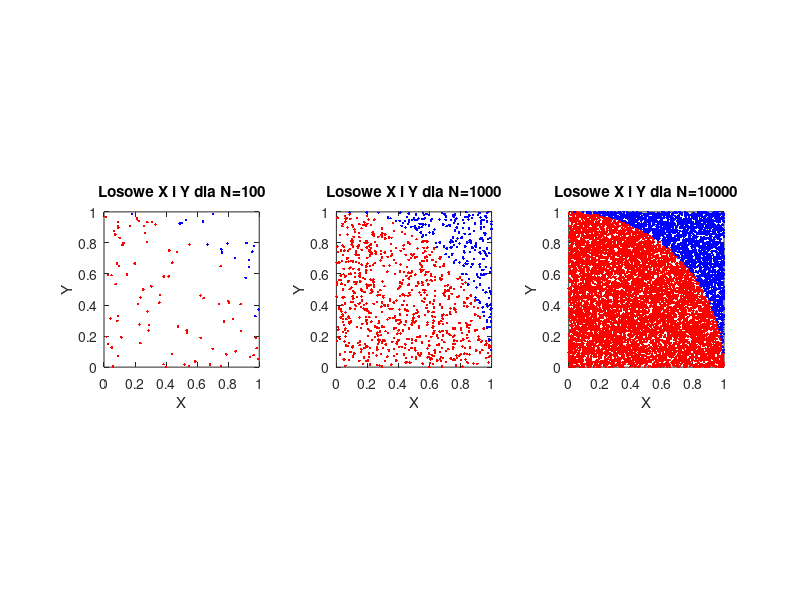
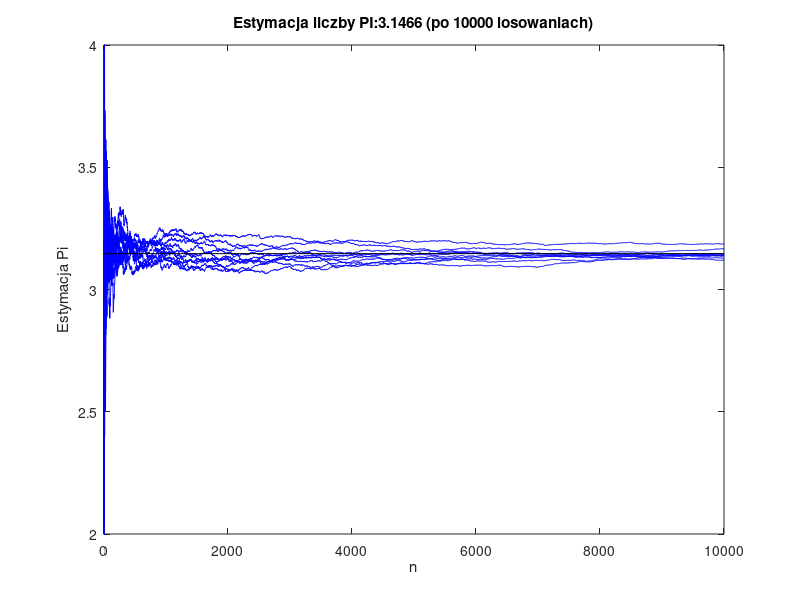
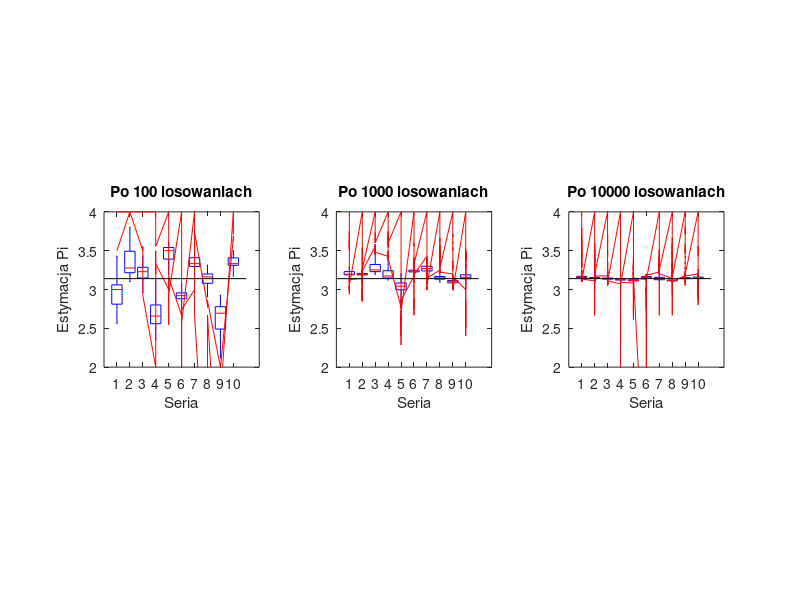

Here is the MATLAB script that generated these plots, in order:
% close all; clear; clc;
rand('twister',sum(100*clock));
%rand('twister', (2^19937-1));
N = [100,1000,10000];
p=zeros(size(N));
figure;
for i=1:length(N)
    x = rand(N(i),1); 
    y = rand(N(i),1); 
    dobre = (x.^2 + y.^2 <= 1); 
    p(i) = 4*sum(dobre)/N(i); 
        
    subplot(1,3,i);plot(x(dobre), y(dobre), 'r.'); 
    hold on;
    plot(x(~dobre), y(~dobre), 'b.'); 
    xlim([0, 1]);
    ylim([0, 1]);
    xticks(0:0.2:1);
    yticks(0:0.2:1);
    axis square 
    xlabel('X');
    ylabel('Y');
    title(['Losowe X i Y dla N=',num2str(N(i))]);
end
%---------------------------------
figure
Ne = 10000;
Me = 10;
pi_vals_e = zeros(Ne, Me);

for j = 1:Me
    N0e = 0;
    for k = 1:Ne
        x = rand();
        y = rand();
        if x^2 + y^2 <= 1
            N0e = N0e + 1;
        end
        pi_vals_e(k,j) = 4 * N0e / k;
    end
end

plot(pi_vals_e,'b');
hold on;
line([0 Ne], [3.1466 3.1466], 'Color', 'k');
hold off;
ylim([2, 4]);
yticks(2:0.5:4);
xlabel('n');
ylabel('Estymacja Pi');
title('Estymacja liczby PI:3.1466 (po 10000 losowaniach)');

%--------------------------------------
M = 10;
figure;
for i = 1:length(N)
    pi_vals = zeros(N(i), M);
    for j = 1:M
        N0 = 0;
        for k = 1:N(i)
            x = rand();
            y = rand();
            if x^2 + y^2 <= 1
                N0 = N0 + 1;
            end
            pi_vals(k,j) = 4 * N0 / k;
        end
    end
    subplot(1,length(N),i);
    boxplot(pi_vals, 'Symbol', '-');
    ylim([2,4]);
    yticks(2:0.5:4);
    axis square;
    xlabel('Seria');
    ylabel('Estymacja Pi');
    title(['Po ', num2str(N(i)), ' losowaniach']);
    hold on;
    line([0 M+1], [3.14 3.14], 'Color', 'k');
    hold off;
end



